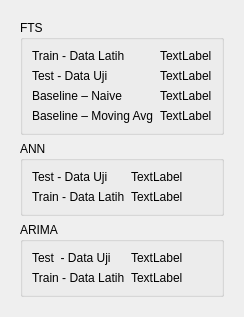
              <widget class="QWidget" name="Resume_MAPE">
               <attribute name="title">
                <string>MAPE</string>
               </attribute>
               <layout class="QVBoxLayout" name="verticalLayout_38">
                <item>
                 <widget class="QWidget" name="widget_MAPE_Container" native="true">
                  <layout class="QVBoxLayout" name="verticalLayout_37">
                   <item>
                    <widget class="QGroupBox" name="groupBox_6">
                     <property name="title">
                      <string>FTS</string>
                     </property>
                     <layout class="QHBoxLayout" name="horizontalLayout_38">
                      <item>
                       <layout class="QGridLayout" name="gridLayout_34">
                        <item row="0" column="0">
                         <widget class="QLabel" name="label_83">
                          <property name="text">
                           <string>Train - Data Latih</string>
                          </property>
                         </widget>
                        </item>
                        <item row="0" column="1">
                         <widget class="QLabel" name="label_mape_fts_train">
                          <property name="text">
                           <string>TextLabel</string>
                          </property>
                         </widget>
                        </item>
                        <item row="1" column="0">
                         <widget class="QLabel" name="label_84">
                          <property name="text">
                           <string>Test - Data Uji</string>
                          </property>
                         </widget>
                        </item>
                        <item row="1" column="1">
                         <widget class="QLabel" name="label_mape_fts_ttest">
                          <property name="text">
                           <string>TextLabel</string>
                          </property>
                         </widget>
                        </item>
                        <item row="2" column="0">
                         <widget class="QLabel" name="label_85">
                          <property name="text">
                           <string>Baseline – Naive</string>
                          </property>
                         </widget>
                        </item>
                        <item row="2" column="1">
                         <widget class="QLabel" name="label_mape_fts_naive">
                          <property name="text">
                           <string>TextLabel</string>
                          </property>
                         </widget>
                        </item>
                        <item row="3" column="0">
                         <widget class="QLabel" name="label_86">
                          <property name="text">
                           <string>Baseline – Moving Avg</string>
                          </property>
                         </widget>
                        </item>
                        <item row="3" column="1">
                         <widget class="QLabel" name="label_mape_fts_ma">
                          <property name="text">
                           <string>TextLabel</string>
                          </property>
                         </widget>
                        </item>
                       </layout>
                      </item>
                     </layout>
                    </widget>
                   </item>
                   <item>
                    <widget class="QGroupBox" name="groupBox_7">
                     <property name="title">
                      <string>ANN</string>
                     </property>
                     <layout class="QHBoxLayout" name="horizontalLayout_36">
                      <item>
                       <layout class="QGridLayout" name="gridLayout_32">
                        <item row="0" column="0">
                         <widget class="QLabel" name="label_78">
                          <property name="text">
                           <string>Test - Data Uji</string>
                          </property>
                         </widget>
                        </item>
                        <item row="0" column="1">
                         <widget class="QLabel" name="label_mape_ann_test">
                          <property name="text">
                           <string>TextLabel</string>
                          </property>
                         </widget>
                        </item>
                        <item row="1" column="0">
                         <widget class="QLabel" name="label_79">
                          <property name="text">
                           <string>Train - Data Latih</string>
                          </property>
                         </widget>
                        </item>
                        <item row="1" column="1">
                         <widget class="QLabel" name="label_mape_ann_train">
                          <property name="text">
                           <string>TextLabel</string>
                          </property>
                         </widget>
                        </item>
                       </layout>
                      </item>
                     </layout>
                    </widget>
                   </item>
                   <item>
                    <widget class="QGroupBox" name="groupBox_5">
                     <property name="sizePolicy">
                      <sizepolicy hsizetype="Preferred" vsizetype="Preferred">
                       <horstretch>0</horstretch>
                       <verstretch>0</verstretch>
                      </sizepolicy>
                     </property>
                     <property name="title">
                      <string>ARIMA</string>
                     </property>
                     <layout class="QHBoxLayout" name="horizontalLayout_37">
                      <item>
                       <layout class="QGridLayout" name="gridLayout_33">
                        <item row="0" column="0">
                         <widget class="QLabel" name="label_81">
                          <property name="text">
                           <string>Test  - Data Uji</string>
                          </property>
                         </widget>
                        </item>
                        <item row="0" column="1">
                         <widget class="QLabel" name="label_mape_arima_test">
                          <property name="text">
                           <string>TextLabel</string>
                          </property>
                         </widget>
                        </item>
                        <item row="1" column="0">
                         <widget class="QLabel" name="label_82">
                          <property name="text">
                           <string>Train - Data Latih</string>
                          </property>
                         </widget>
                        </item>
                        <item row="1" column="1">
                         <widget class="QLabel" name="label_mape_arima_train">
                          <property name="text">
                           <string>TextLabel</string>
                          </property>
                         </widget>
                        </item>
                       </layout>
                      </item>
                     </layout>
                    </widget>
                   </item>
                  </layout>
                 </widget>
                </item>
               </layout>
              </widget>
